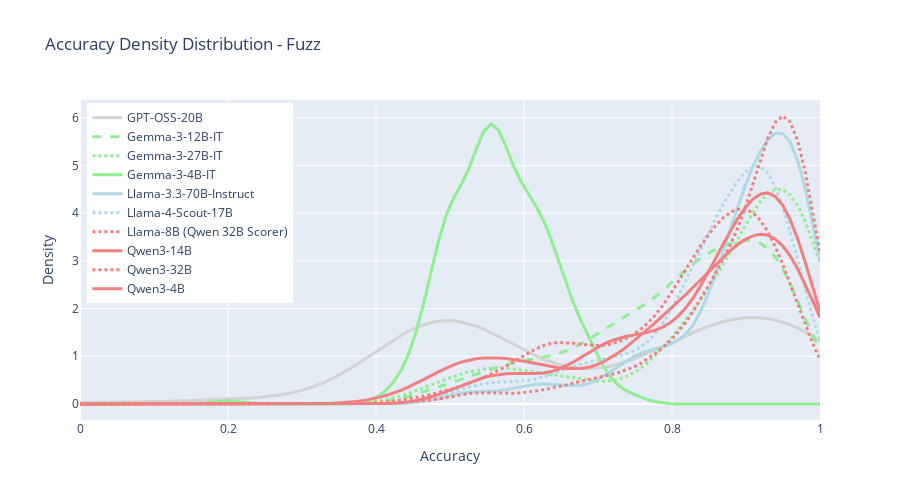
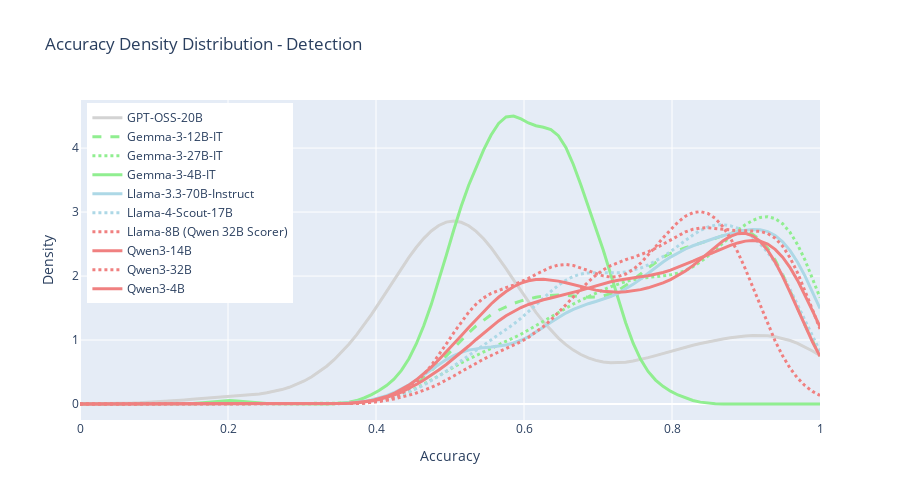

Notebook cell for these charts, in order:
### Markdown cell above
## 3. Generate Accuracy Distribution Plots

Create density plots showing accuracy distribution for each model and score type.

### Code cell
# Generate KDE density distribution plots for accuracy
print("Generating accuracy density distribution plots...")

# Import required libraries
import plotly.graph_objects as go
from scipy import stats

# First, let's check what data we have available
sample_model = list(model_results.keys())[0]
sample_latent_df = model_results[sample_model]['latent_df']
print(f"\nColumns in latent_df: {sample_latent_df.columns.tolist()}")
print(f"Sample data shape: {sample_latent_df.shape}")
print(f"Score types: {sample_latent_df['score_type'].unique()}")

# Define color and line style mapping by model family and mode
def get_model_style(model_name):
    """Get color and line style based on model family and thinking mode"""
    # Extract base model name (remove mode suffix)
    is_thinking = '(thinking)' in model_name
    base_name = model_name.replace(' (thinking)', '').replace(' (regular)', '')
    
    # Get base color by model family
    if 'Gemma' in base_name:
        base_color = 'green'
        # Different line styles for different Gemma models
        if '4B' in base_name:
            line_style = 'solid'
        elif '12B' in base_name:
            line_style = 'dash'
        elif '27B' in base_name:
            line_style = 'dot'
        else:
            line_style = 'dashdot'
    elif 'Qwen' in base_name:
        base_color = 'red'
        # Different line styles for different Qwen models
        if '4B' in base_name:
            line_style = 'solid'
        elif '14B' in base_name:
            line_style = 'dash'
        elif '32B' in base_name:
            line_style = 'dot'
        elif '235B' in base_name:
            line_style = 'longdash'
        else:
            line_style = 'dashdot'
    elif 'Llama' in base_name:
        base_color = 'blue'
        # Different line styles for different Llama models
        if '3.3' in base_name:
            line_style = 'solid'
        elif '3.1' in base_name:
            line_style = 'dash'
        elif 'Scout' in base_name:
            line_style = 'dot'
        elif 'Maverick' in base_name:
            line_style = 'dashdot'
        else:
            line_style = 'longdash'
    else:
        base_color = 'gray'
        line_style = 'solid'
    
    # Adjust color intensity based on thinking mode
    if is_thinking:
        # Darker colors for thinking mode
        color_map = {
            'green': 'darkgreen',
            'red': 'darkred', 
            'blue': 'darkblue',
            'gray': 'darkgray'
        }
        color = color_map.get(base_color, 'darkgray')
    else:
        # Lighter colors for regular mode
        color_map = {
            'green': 'lightgreen',
            'red': 'lightcoral',
            'blue': 'lightblue', 
            'gray': 'lightgray'
        }
        color = color_map.get(base_color, 'lightgray')
    
    return color, line_style

# Create accuracy_df for bar charts (aggregate data)
all_data = []
for model_name, data in model_results.items():
    for score_type in data['processed_df']['score_type'].unique():
        score_data = data['processed_df'][data['processed_df']['score_type'] == score_type].iloc[0]
        all_data.append({
            'model': model_name,
            'score_type': score_type,
            'accuracy': score_data['accuracy'],
            'f1_score': score_data['f1_score'],
            'precision': score_data['precision'],
            'recall': score_data['recall']
        })

accuracy_df = pd.DataFrame(all_data)
print("\nAccuracy data summary:")
print(accuracy_df.groupby('score_type')[['accuracy', 'f1_score']].describe().round(3))

# Check if we have individual accuracy measurements for KDE plots
if 'correct' in sample_latent_df.columns:
    print("Found 'correct' column - will calculate accuracy per latent for KDE plots")
    
    # Create KDE density plots for each score type
    for score_type in sample_latent_df['score_type'].unique():
        print(f"\nCreating KDE density plot for {score_type}...")
        
        # Initialize counters for data quality tracking
        nan_counter = 0
        inf_counter = 0
        total_points = 0
        
        # Collect accuracy data for all models for this score type
        plot_data = []
        for model_name, data in model_results.items():
            latent_df = data['latent_df']
            score_subset = latent_df[latent_df['score_type'] == score_type]
            
            if len(score_subset) > 0:
                # Calculate accuracy per latent (group by latent_idx if available, or use individual rows)
                if 'latent_idx' in score_subset.columns:
                    # Group by latent and calculate accuracy
                    latent_accuracies = score_subset.groupby('latent_idx')['correct'].mean()
                    for accuracy in latent_accuracies:
                        total_points += 1
                        if pd.isna(accuracy):
                            nan_counter += 1
                        elif not np.isfinite(accuracy):
                            inf_counter += 1
                        else:
                            plot_data.append({
                                'model': model_name,
                                'accuracy': accuracy
                            })
                else:
                    # Use individual correct values as accuracy (0 or 1)
                    for _, row in score_subset.iterrows():
                        total_points += 1
                        accuracy = float(row['correct'])
                        if pd.isna(accuracy):
                            nan_counter += 1
                        elif not np.isfinite(accuracy):
                            inf_counter += 1
                        else:
                            plot_data.append({
                                'model': model_name,
                                'accuracy': accuracy
                            })
        
        if plot_data:
            plot_df = pd.DataFrame(plot_data)
            
            # Create KDE line density plot
            fig_line = go.Figure()
            
            for model in sorted(plot_df['model'].unique()):
                model_data = plot_df[plot_df['model'] == model]['accuracy']
                
                # Clean the data: remove NaN and infinite values
                model_data_clean = model_data.dropna()
                model_data_clean = model_data_clean[np.isfinite(model_data_clean)]
                
                if len(model_data_clean) > 1:  # Need multiple points for KDE
                    # Check if data has sufficient variance for KDE
                    if model_data_clean.std() > 1e-10:  # Check for non-zero variance
                        # Get color and line style based on model family
                        color, line_style = get_model_style(model)
                        
                        try:
                            # Create kernel density estimation
                            kde = stats.gaussian_kde(model_data_clean)
                            x_range = np.linspace(0, 1, 100)
                            density = kde(x_range)
                            
                            fig_line.add_trace(go.Scatter(
                                x=x_range,
                                y=density,
                                mode='lines',
                                name=model,
                                line=dict(
                                    width=3,
                                    color=color,
                                    dash=line_style
                                )
                            ))
                        except Exception as e:
                            print(f"Warning: Could not create KDE for {model}: {e}")
                            print(f"Data summary for {model}: min={model_data_clean.min():.3f}, max={model_data_clean.max():.3f}, std={model_data_clean.std():.6f}")
                    else:
                        print(f"Warning: {model} has constant accuracy values, skipping KDE plot")
                        print(f"Constant value: {model_data_clean.iloc[0]:.3f}")
                elif len(model_data_clean) == 1:
                    print(f"Warning: {model} has only one data point, skipping KDE plot")
                else:
                    print(f"Warning: {model} has no valid data points after cleaning")
            
            fig_line.update_layout(
                title=f'Accuracy Density Distribution - {score_type.title()}',
                xaxis_title="Accuracy",
                yaxis_title="Density",
                height=500,
                legend=dict(
                    yanchor="top",
                    y=0.99,
                    xanchor="left",
                    x=0.01
                ),
                font=dict(size=12)
            )
            
            # Show KDE density plot
            fig_line.show()
            
            # Print data quality summary
            valid_points = len(plot_data)
            print(f"\nData Quality Summary for {score_type}:")
            print(f"  Total data points processed: {total_points}")
            print(f"  Valid data points used: {valid_points}")
            print(f"  NaN values found: {nan_counter}")
            print(f"  Infinite values found: {inf_counter}")
            print(f"  Data quality rate: {(valid_points/total_points*100):.1f}%" if total_points > 0 else "  No data processed")
            
            # Save KDE density plot in both PDF and PNG formats
            output_file_pdf = visualizations_dir / f"accuracy_density_{score_type}.pdf"
            output_file_png = visualizations_dir / f"accuracy_density_{score_type}.png"
            fig_line.write_image(str(output_file_pdf))
            fig_line.write_image(str(output_file_png))
            print(f"Saved KDE density plot: {output_file_pdf}")
            print(f"Saved KDE density plot: {output_file_png}")

else:
    print("No 'correct' column found - cannot create density plots with individual measurements")
    print("Need individual accuracy measurements to create meaningful density distributions")
